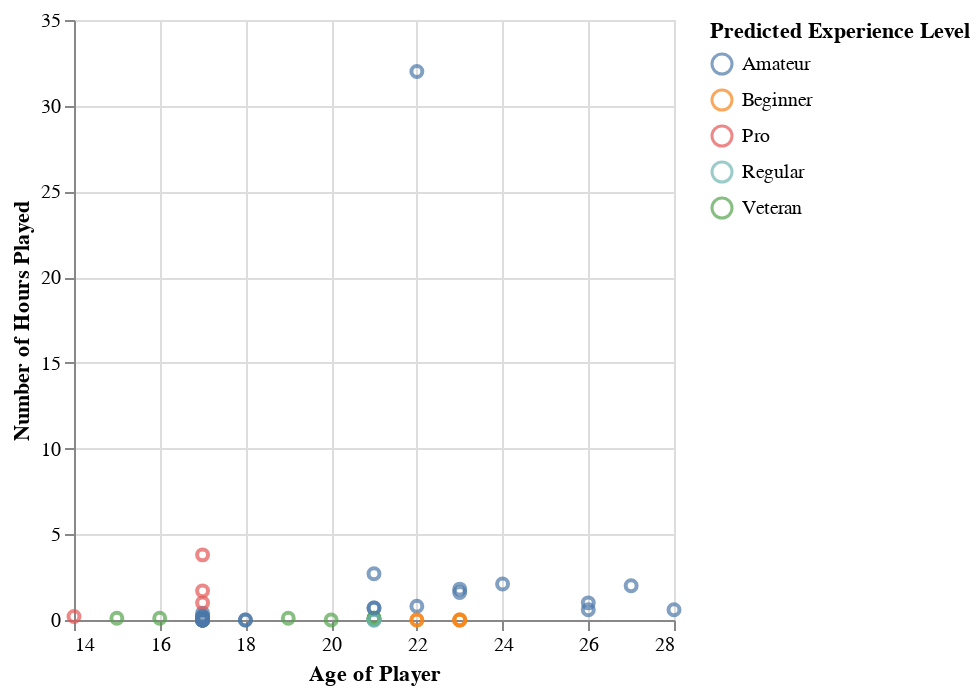

The notebook cell this image was saved under:
### Code cell
predicted_plot = alt.Chart(player_test_predictions).mark_point().encode(
    x= alt.X('age').title("Age of Player").scale(zero=False),
    y= alt.Y('played_hours').title("Number of Hours Played").scale(zero=False),
    color=alt.Color('predicted:N').title("Predicted Experience Level")
)

predicted_plot

### Figure 1 — Vega specification as saved in the notebook (floating-point values rounded to 4 significant figures)
{"$schema": "https://vega.github.io/schema/vega/v5.json", "data": [{"name": "source_0", "values": [{"age": 26, "played_hours": 0.6, "predicted": "Amateur"}, {"age": 17, "played_hours": 0.0, "predicted": "Amateur"}, {"age": 17, "played_hours": 0.0, "predicted": "Amateur"}, {"age": 28, "played_hours": 0.6, "predicted": "Amateur"}, {"age": 17, "played_hours": 1.7, "predicted": "Pro"}, {"age": 18, "played_hours": 0.0, "predicted": "Amateur"}, {"age": 27, "played_hours": 2.0, "predicted": "Amateur"}, {"age": 17, "played_hours": 3.8, "predicted": "Pro"}, {"age": 17, "played_hours": 0.2, "predicted": "Amateur"}, {"age": 22, "played_hours": 0.8, "predicted": "Amateur"}, {"age": 21, "played_hours": 2.7, "predicted": "Amateur"}, {"age": 17, "played_hours": 0.1, "predicted": "Amateur"}, {"age": 17, "played_hours": 0.1, "predicted": "Amateur"}, {"age": 22, "played_hours": 32.0, "predicted": "Amateur"}, {"age": 23, "played_hours": 1.8, "predicted": "Amateur"}, {"age": 23, "played_hours": 0.0, "predicted": "Beginner"}, {"age": 22, "played_hours": 0.0, "predicted": "Beginner"}, {"age": 16, "played_hours": 0.1, "predicted": "Veteran"}, {"age": 22, "played_hours": 0.0, "predicted": "Beginner"}, {"age": 17, "played_hours": 0.4, "predicted": "Amateur"}, {"age": 21, "played_hours": 0.0, "predicted": "Regular"}, {"age": 17, "played_hours": 0.0, "predicted": "Amateur"}, {"age": 17, "played_hours": 0.0, "predicted": "Amateur"}, {"age": 18, "played_hours": 0.0, "predicted": "Amateur"}, {"age": 17, "played_hours": 1.0, "predicted": "Pro"}, {"age": 17, "played_hours": 0.0, "predicted": "Amateur"}, {"age": 15, "played_hours": 0.1, "predicted": "Veteran"}, {"age": 17, "played_hours": 0.0, "predicted": "Amateur"}, {"age": 17, "played_hours": 0.0, "predicted": "Amateur"}, {"age": 21, "played_hours": 0.1, "predicted": "Veteran"}, {"age": 24, "played_hours": 2.1, "predicted": "Amateur"}, {"age": 21, "played_hours": 0.7, "predicted": "Amateur"}, {"age": 21, "played_hours": 0.0, "predicted": "Regular"}, {"age": 17, "played_hours": 0.0, "predicted": "Amateur"}, {"age": 23, "played_hours": 0.0, "predicted": "Beginner"}, {"age": 21, "played_hours": 0.1, "predicted": "Veteran"}, {"age": 17, "played_hours": 0.0, "predicted": "Amateur"}, {"age": 21, "played_hours": 0.1, "predicted": "Veteran"}, {"age": 14, "played_hours": 0.2, "predicted": "Pro"}, {"age": 26, "played_hours": 1.0, "predicted": "Amateur"}, {"age": 17, "played_hours": 0.2, "predicted": "Amateur"}, {"age": 23, "played_hours": 0.0, "predicted": "Beginner"}, {"age": 19, "played_hours": 0.1, "predicted": "Veteran"}, {"age": 21, "played_hours": 0.0, "predicted": "Regular"}, {"age": 20, "played_hours": 0.0, "predicted": "Veteran"}, {"age": 23, "played_hours": 1.6, "predicted": "Amateur"}, {"age": 17, "played_hours": 0.0, "predicted": "Amateur"}, {"age": 21, "played_hours": 0.7, "predicted": "Amateur"}]}, {"name": "source_0_x_domain_age", "values": [{"min": 14, "max": 28}]}, {"name": "source_0_y_domain_played_hours", "values": [{"min": 0.0, "max": 32.0}]}, {"name": "source_0_color_domain_predicted", "values": [{"predicted": "Amateur"}, {"predicted": "Pro"}, {"predicted": "Beginner"}, {"predicted": "Veteran"}, {"predicted": "Regular"}]}], "marks": [{"type": "symbol", "name": "marks", "from": {"data": "source_0"}, "encode": {"update": {"opacity": {"value": 0.7}, "stroke": {"field": "predicted", "scale": "color"}, "fill": {"value": "transparent"}, "x": {"field": "age", "scale": "x"}, "y": {"field": "played_hours", "scale": "y"}}}, "style": ["point"]}], "scales": [{"name": "x", "type": "linear", "domain": [{"signal": "(data(\"source_0_x_domain_age\")[0] || {}).min"}, {"signal": "(data(\"source_0_x_domain_age\")[0] || {}).max"}], "range": [0, {"signal": "width"}], "zero": false, "nice": true}, {"name": "y", "type": "linear", "domain": [{"signal": "(data(\"source_0_y_domain_played_hours\")[0] || {}).min"}, {"signal": "(data(\"source_0_y_domain_played_hours\")[0] || {}).max"}], "range": [{"signal": "height"}, 0], "zero": false, "nice": true}, {"name": "color", "type": "ordinal", "domain": {"data": "source_0_color_domain_predicted", "field": "predicted", "sort": true}, "range": "category"}], "axes": [{"scale": "x", "maxExtent": 0, "gridScale": "y", "labels": false, "tickCount": {"signal": "ceil(width/40)"}, "orient": "bottom", "grid": true, "zindex": 0, "ticks": false, "domain": false, "aria": false, "minExtent": 0}, {"scale": "y", "ticks": false, "zindex": 0, "domain": false, "grid": true, "labels": false, "orient": "left", "gridScale": "x", "tickCount": {"signal": "ceil(height/40)"}, "aria": false, "maxExtent": 0, "minExtent": 0}, {"scale": "x", "tickCount": {"signal": "ceil(width/40)"}, "labelFlush": true, "zindex": 0, "title": "Age of Player", "orient": "bottom", "grid": false, "labelOverlap": true}, {"scale": "y", "grid": false, "tickCount": {"signal": "ceil(height/40)"}, "title": "Number of Hours Played", "orient": "left", "zindex": 0, "labelOverlap": true}], "width": 300, "style": "cell", "legends": [{"title": "Predicted Experience Level", "stroke": "color", "symbolType": "circle", "encode": {"symbols": {"update": {"fill": {"value": "transparent"}, "opacity": {"value": 0.7}}}}}], "padding": 5, "background": "white", "height": 300}
